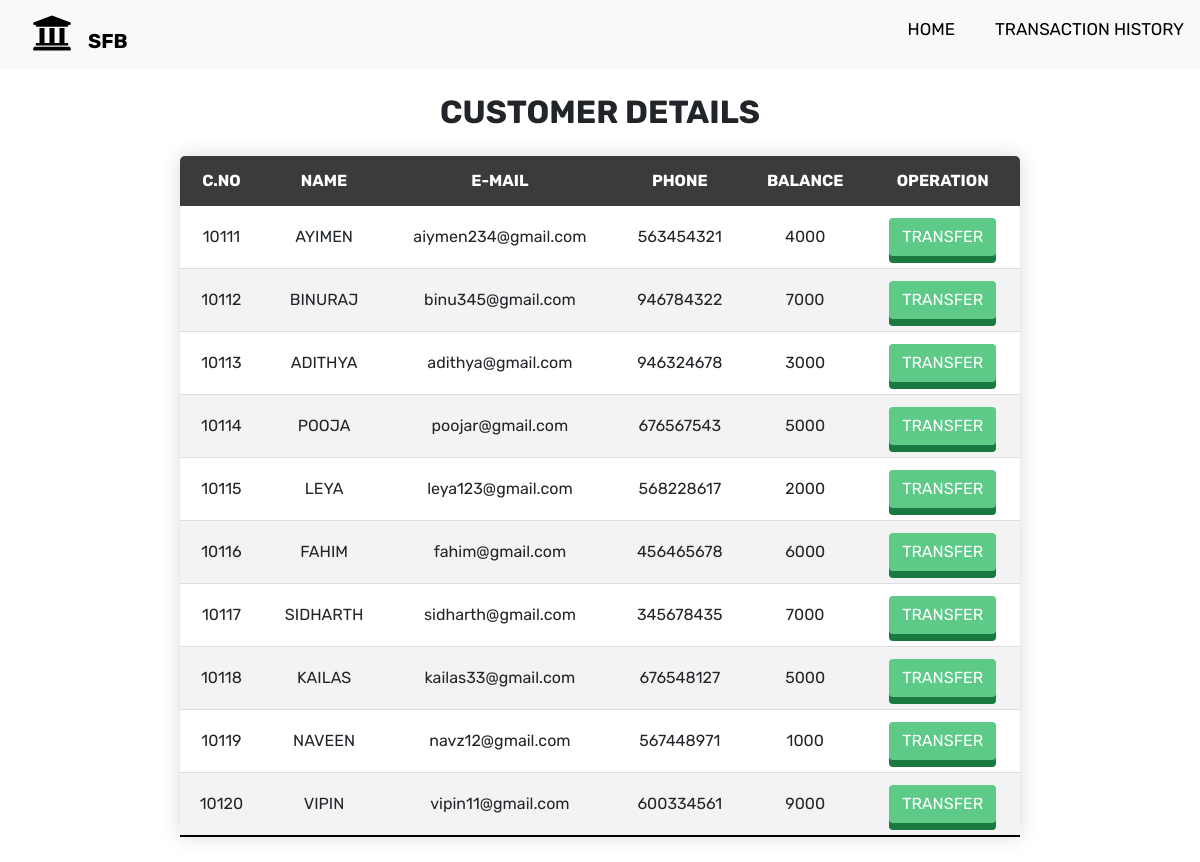
The app's page /usertable.php, older data.
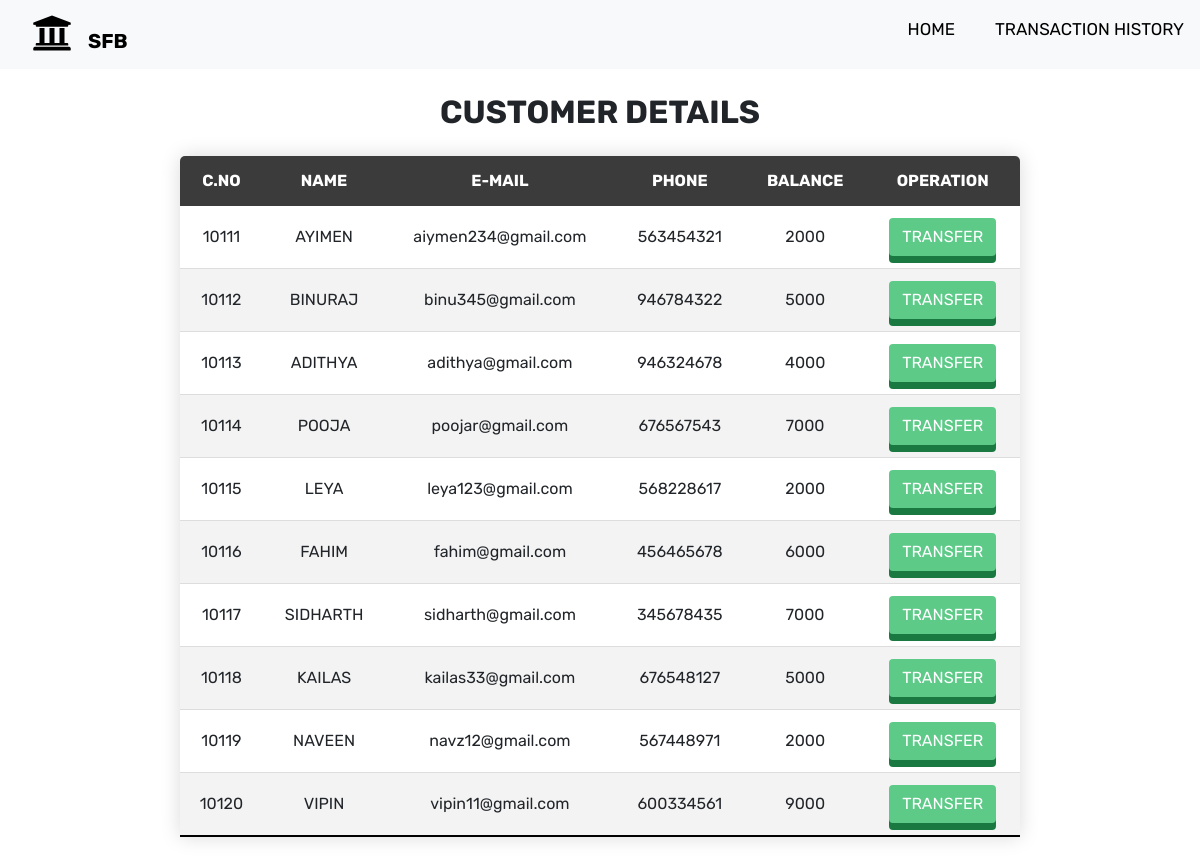
The same page, newer data.
### tables this page shows
CREATE TABLE `sparksusers` (
  `id` int(3) NOT NULL,
  `name` text NOT NULL,
  `email` varchar(30) NOT NULL,
  `phone` int(10) NOT NULL,
  `balance` int(8) NOT NULL
);

### usertable.php (the view, shortened to what this page needs)
<!DOCTYPE html>
<html lang="en">
<head>
    <link rel="stylesheet" href="CSS/table.css">
    <link rel="stylesheet" href="https://stackpath.bootstrapcdn.com/bootstrap/4.3.1/css/bootstrap.min.css"
 />
    <link rel="stylesheet" href="https://use.fontawesome.com/releases/v5.7.2/css/all.css"
>
    <link rel="stylesheet" href="https://stackpath.bootstrapcdn.com/font-awesome/4.7.0/css/font-awesome.min.css">
    <link rel="stylesheet" href="https://cdn.jsdelivr.net/npm/bootstrap@4.5.3/dist/css/bootstrap.min.css">
</head>
<body>
 <?php
     include 'DBCONFIG/config.php';
     $sql = "SELECT * FROM sparksusers";
     $result = mysqli_query($conn,$sql);
 ?>
<?php
   include 'navbar.php';
 ?>
    <div align="center">
    <h2 class="text-center pt-4" style="font-weight:bold;">CUSTOMER DETAILS</h2>
    <table class="content-table">
        <thead>
          <tr>
            <th scope="col" class="text-center py-2">C.NO</th>
            <th scope="col" class="text-center py-2">NAME</th>
            <th scope="col" class="text-center py-2">E-MAIL</th>
            <th scope="col" class="text-center py-2">PHONE</th>
            <th scope="col" class="text-center py-2">BALANCE</th>
            <th scope="col" class="text-center py-2">OPERATION  </th>
          </tr>
        </thead>
        <tbody>
        <?php
                    while($rows=mysqli_fetch_assoc($result)){
                ?>
                    <tr>
                        <td class="text-center py-2"><?php echo $rows['id'] ?></td>
                        <td class="text-center py-2"><?php echo $rows['name']?></td>
                        <td class="text-center py-2"><?php echo $rows['email']?></td>
                        <td class="text-center py-2"><?php echo $rows['phone']?></td>
                        <td class="text-center py-2"><?php echo $rows['balance']?></td>
                        <div class="message-wrapper">
                           <div class="container">
                           <td class="text-center"><a href="transact.php?id= <?php echo $rows['id'] ;?>"> <span class="btn message" style="color:white;">TRANSFER</span></a></td>
                           </div>
                       </div>
                   </tr>
                <?php
                    }
                ?>
        </tbody>
      </table>
    </div>
</body>
</html>

### navbar.php (shortened to what this page needs)
<nav class="navbar navbar-expand-lg bg-light">
  <a class="navbar-brand" href="index.php" style="font-weight: bold;">
    <i class="fas fa-university fa-2x mx-3"></i>SFB</a>
      <div class="collapse navbar-collapse" id="collapsibleNavbar">
        <ul class="navbar-nav ml-auto text-right">
          <li class="nav-item">
            <a class="nav-link active-home" href="index.php">HOME</a>
          </li>
          <li class="nav-item">
            <a class="nav-link" href="history.php">TRANSACTION HISTORY</a>
          </li>
        </ul>
      </div>
</nav>

### CSS/table.css (style rules this page uses)
* { box-sizing: border-box; margin: 0; padding: 0; }
:root { --Sniglet-font: "Sniglet", cursive; --Rubik: "Rubik", cursive; --Patua: "Patua One", cursive; --Lobster: "lobster", cursive; --light-black: #2e2c2caf; --bggradient: linear-gradient(to bottom, #dd2476, #ff512f); --light-gray: rgba(255, 255, 255, 0.877); }
h2 { font-family: "Rubik", sans-serif; font-size: 35px; }
.content-table { border-collapse: collapse; width: 70%; margin: 25px 0; font-family: "Rubik", sans-serif; border-radius: 5px 5px 0 0; overflow: hidden; box-shadow: 0 0 20px rgba(0, 0, 0, 0.15); }
.content-table thead tr { background-color: rgba(0, 0, 0, 0.767); color: #ffffff; text-align: left; font-weight: bold; height: 50px; }
.content-table th, .content-table td { padding: 12px 15px; }
.content-table tbody tr { border-bottom: 1px solid #dddddd; }
.content-table tbody tr:nth-of-type(even) { background-color: #f3f3f3; }
.content-table tbody tr:last-of-type { border-bottom: 2px solid black; }
a { font-family: "Rubik", sans-serif; font-size: 0.9em; color: black !important; }
.nav-item { margin-left: 40px; margin-bottom: 10px; }
.nav-link { color: black; font-size: 17px; padding: 0 0 5px 0 !important; display: unset !important; }
.message-wrapper { text-align: center; margin: 20px 0; }
.message { padding: 15px 40px; background-color: #5dca88 !important; cursor: pointer; box-shadow: 0 7px #1a7940; }

Row changes from the older to the newer data that the page shows:
changed sparksusers "AYIMEN": balance "4000" → "2000"
changed sparksusers "BINURAJ": balance "7000" → "5000"
changed sparksusers "ADITHYA": balance "3000" → "4000"
changed sparksusers "POOJA": balance "5000" → "7000"
changed sparksusers "NAVEEN": balance "1000" → "2000"
